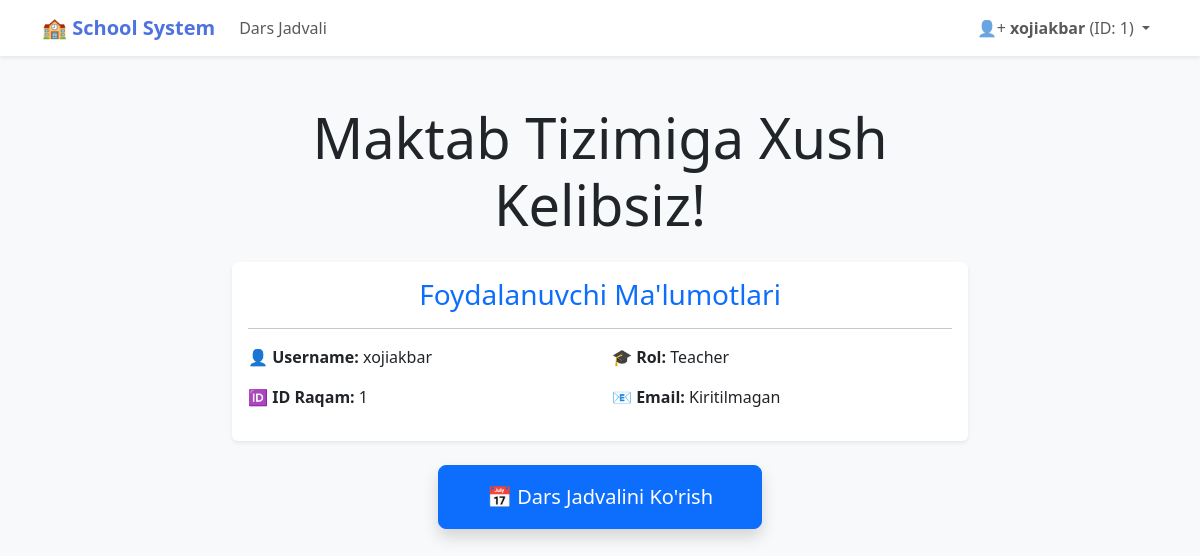
Screenshot of / (signed in) with the database file from the repository.
### users/models.py (models this page shows)
class CustomUser(AbstractUser):
    Role_Choices = (
        ('teacher', 'Teacher'),
        ('student', 'Student'),
        ('director', 'BIG_BOSS')
    )
    role = models.CharField(max_length = 20, choices=Role_Choices, default='student')
    GRADES = (
        ('1', '1-sinf'),
        ('2', '2-sinf'),
        ('3', '3-sinf'),
        ('4', '4-sinf'),
        ('5', '5-sinf'),
        ('6', '6-sinf'),
        ('7', '7-sinf'),
        ('8', '8-sinf'),
        ('9', '9-sinf'),
        ('10', '10-sinf'),
        ('11', '11-sinf'),
    )
    grade = models.CharField(max_length=10, choices=GRADES, blank=True, null=True)

### school_system/templates/home.html
{% extends 'base.html' %}
{% block content %}
<div class="row justify-content-center mt-5">
    <div class="col-md-8 text-center">
        <h1 class="display-4 mb-4">Maktab Tizimiga Xush Kelibsiz!</h1>
        {% if user.is_authenticated %}
            <div class="card shadow-sm mb-4">
                <div class="card-body">
                    <h3 class="card-title text-primary">Foydalanuvchi Ma'lumotlari</h3>
                    <hr>
                    <div class="row text-start">
                        <div class="col-md-6">
                            <p><strong>👤 Username:</strong> {{ user.username }}</p>
                            <p><strong>🆔 ID Raqam:</strong> {{ user.id }}</p>
                        </div>
                        <div class="col-md-6">
                            <p><strong>🎓 Rol:</strong>
                                {{ user.get_role_display }}
                            </p>
                            <p><strong>📧 Email:</strong> {{ user.email|default:"Kiritilmagan" }}</p>
                        </div>
                    </div>
                </div>
            </div>
            <a href="{% url 'timetable' %}" class="btn btn-primary btn-lg px-5 py-3 shadow">
                📅 Dars Jadvalini Ko'rish
            </a>
        {% else %}
            <p class="lead">Tizimdan foydalanish uchun iltimos, tizimga kiring.</p>
            <a href="{% url 'login' %}" class="btn btn-outline-primary btn-lg">Kirish</a>
        {% endif %}
    </div>
</div>
{% endblock %}

### school_system/templates/base.html (shortened to what this page needs)
<!DOCTYPE html>
<html lang="uz">
<head>
    <link href="https://cdn.jsdelivr.net/npm/bootstrap@5.3.0/dist/css/bootstrap.min.css" rel="stylesheet">
</head>
<body>
    <nav class="navbar navbar-expand-lg navbar-light bg-white shadow-sm mb-4">
        <div class="container">
            <a class="navbar-brand" href="{% url 'home' %}">🏫 School System</a>
            <div class="collapse navbar-collapse" id="navbarNav">
                <ul class="navbar-nav me-auto">
                    <li class="nav-item">
                        <a class="nav-link" href="{% url 'timetable' %}">Dars Jadvali</a>
                    </li>
                </ul>
                <ul class="navbar-nav">
                    {% if user.is_authenticated %}
                        <li class="nav-item dropdown">
                            <a class="nav-link dropdown-toggle" href="#" role="button" data-bs-toggle="dropdown">
                                👤+ <strong>{{ user.username }}</strong> (ID: {{ user.id }})
                            </a>
                        </li>
                    {% else %}
                        <li class="nav-item"><a class="nav-link" href="{% url 'login' %}">Kirish</a></li>
                        <li class="nav-item"><a class="nav-link btn btn-primary text-white ms-2" href="{% url 'register' %}">Ro'yxatdan o'tish</a></li>
                    {% endif %}
                </ul>
            </div>
        </div>
    </nav>
    <div class="container">
        {% block content %}
        {% endblock %}
    </div>
</body>
</html>

### school_system/templates/base.html (style rules this page uses)
body { background-color: #f8f9fa; }
.navbar-brand { font-weight: bold; color: #4e73df !important; }
.card { border: none; shadow: 0 0.15rem 1.75rem 0 rgba(58, 59, 69, 0.15); }

### rows the page displays
CustomUser: username "xojiakbar", id "1", role "Teacher", email "Kiritilmagan"
